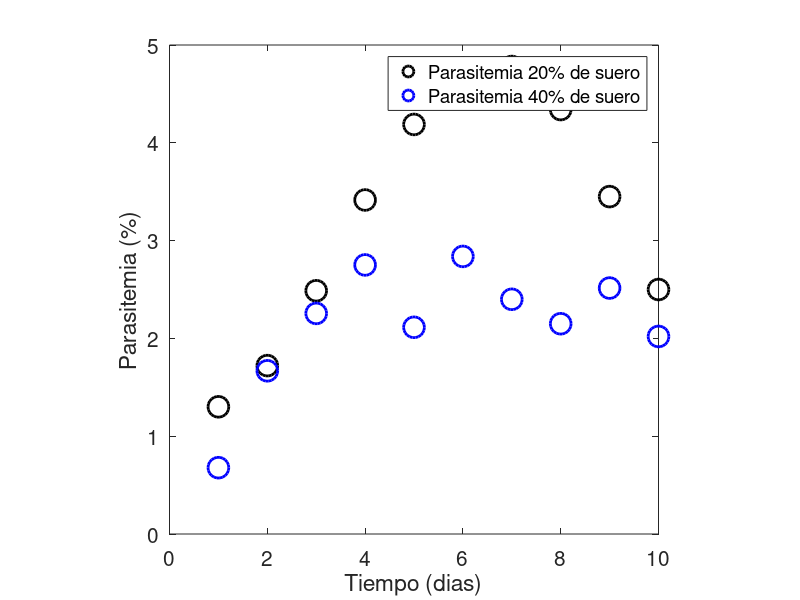

Write MATLAB code to recreate this figure. (Note: this script raises an error after producing the figure.)
clear all
close all
clc

load('Datos_Exp_MeanIni')


%% Grafico de datos experimentales
figure;

subplot(1,1,1)

plot(Datos_Exp_MeanIni(:,1), Datos_Exp_MeanIni(:,3), 'ok', 'MarkerSize', 15, 'LineWidth', 2);
hold on
ylabel('Parasitemia (%)')
xlabel('Tiempo (dias)')
plot(Datos_Exp_MeanIni(:,1), Datos_Exp_MeanIni(:,4), 'ob', 'MarkerSize', 15, 'LineWidth', 2);
axis square
set(gca, 'FontSize', 15)

legend('Parasitemia 20% de suero', 'Parasitemia 40% de suero');
sgtitle('Promedio de parasitemias experimentales en 10 dias de cultivo in vitro')
set(gca, 'FontSize', 15)


%% Parametros constantes

E_s = 8.0*10^5;

%%
tic

titlestr={'Parasitemia 20% de suero', 'Parasitemia 40% de suero'};

uu=1;
%for jj=[2, 3]

jj=3;

    %% Datos a utilizar

    P_exp=Datos_Exp_MeanIni(:,jj);

    indexes=find(~isnan(P_exp));
    P_exp=P_exp(indexes)';
    t_exp=Datos_Exp_MeanIni(indexes,1)';

    tiempo=[t_exp(1) t_exp(end)]; % time of integration

 %% plot 

 if jj==3

     Colores='k';

 elseif jj==4

     Colores='b';
 end

    figure;

    subplot(1,1,1)
    plot(Datos_Exp_MeanIni(:,1), Datos_Exp_MeanIni(:,jj), ['o' Colores'], 'MarkerSize', 15, 'LineWidth', 2);
    hold on
    ylabel('Parasitemia (%)')
    xlabel('time (dias)')

   

    % initial guess

    beta = (3.19*(10^-8))*1100;
    muB = 19.5;
    muE = 0.01;
    muI = 2;
    rho = 2;
    B_s = 2*(10^2)/1100;

    % Condiciones iniciales
    P_ini = P_exp(1)/100;
    I_ini = (P_ini*E_s)/(1-P_ini);
    Y0 = [B_s; E_s; I_ini];

    % run the initial guess
    [t_init,y_init] = ode45(@(t,y)S_M_model_B_bigemina(t, y, beta, muB, muE, muI, rho),tiempo,Y0);

    P_init = 100*y_init(:,3)./(y_init(:,2)+y_init(:,3));

    subplot(1,1,1)
    plot(t_init, P_init, ['--' Colores'], 'LineWidth', 2);
    

    %% Check the cost before the optimization
    %% Now do the optimization
    % intital guess for the parameter

    xinit= [beta muB muE muI rho B_s];
   
    CostFunction_B_bigemina(xinit, t_exp, P_exp)

%%
   % declare the objetctive function
   Objective_Function=@(x)CostFunction_B_bigemina(x, t_exp, P_exp);

    % the lower and the upper bounds for the parameter values to be optimised
    lb = [0 0 0 0 0 0];
    ub = xinit.*100;

%% Global

        gs=GlobalSearch('StartPointsToRun','bounds-ineqs','Display','iter');
        min=@(x)CostFunction_B_bigemina(x, t_exp, P_exp);
        problem=createOptimProblem('fmincon','x0',xinit,'objective',Objective_Function,'lb',lb,'ub',ub);
        xGlobal=run(gs,problem);

        %%
        CostGlobal=CostFunction_B_bigemina(xGlobal,t_exp, P_exp)

        %%

        beta = xGlobal(1);
        muB  = xGlobal(2);
        muE  = xGlobal(3);
        muI  = xGlobal(4);
        rho  = xGlobal(5);
        B_s  = xGlobal(6);

        I_ini = (P_ini*E_s)/(1-P_ini);

        Y0 = [B_s; E_s; I_ini];

        [t_Global,y_Global] = ode45(@(t,y) S_M_model_B_bigemina(t,y,beta,muB,muE,muI,rho),tiempo,Y0);

        P_Global = 100*y_Global(:,3)./(y_Global(:,2)+y_Global(:,3));

        plot(t_Global,P_Global,Colores,'LineWidth',2.5);

    legend('Datos experimentales','Simulacion inicial','Ajuste optimizado','Location','best');


sgtitle(['beta=' num2str(beta) ' , muB=' num2str(muB) ' , muE=' num2str(muE) ' , muI=' num2str(muI) ' , rho=' num2str(rho) ' , B0=' num2str(B_s) ' , Cost Global=' num2str(CostGlobal)])


text([1,1], [7,7], titlestr(uu))
uu=uu+1;

toc

%% Datos a utilizar

P_exp=Datos_Exp_MeanIni(:,jj+1);

indexes=find(~isnan(P_exp));
P_exp=P_exp(indexes)';
t_exp=Datos_Exp_MeanIni(indexes,1)';

tiempo=[t_exp(1) t_exp(end)]; % time of integration

figure;

subplot(1,1,1)
plot(Datos_Exp_MeanIni(:,1), Datos_Exp_MeanIni(:,jj+1), ['o' Colores'], 'MarkerSize', 15, 'LineWidth', 2);
hold on
ylabel('Parasitemia (%)')
xlabel('time (dias)')



% initial guess

beta = (3.19*(10^-8))*1100;
muB = 19.5;
muE = 0.01;
muI = 2;
rho = 2;
B_s = 2*(10^2)/1100;

% Condiciones iniciales
P_ini = P_exp(1)/100;
I_ini = (P_ini*E_s)/(1-P_ini);
Y0 = [B_s; E_s; I_ini];

% run the initial guess
[t_init,y_init] = ode45(@(t,y)S_M_model_B_bigemina(t, y, beta, muB, muE, muI, rho),tiempo,Y0);

P_init = 100*y_init(:,3)./(y_init(:,2)+y_init(:,3));

subplot(1,1,1)
plot(t_init, P_init, ['--' Colores'], 'LineWidth', 2);


%% Check the cost before the optimization
%% Now do the optimization
% intital guess for the parameter

xinit= [beta muB muE muI rho B_s];

CostFunction_B_bigemina(xinit, t_exp, P_exp)

%%
% declare the objetctive function
Objective_Function=@(x)CostFunction_B_bigemina(x, t_exp, P_exp);

% the lower and the upper bounds for the parameter values to be optimised
lb = [0 0 0 0 0 0];
ub = xinit.*100;

%% Global

gs=GlobalSearch('StartPointsToRun','bounds-ineqs','Display','iter');
min=@(x)CostFunction_B_bigemina(x, t_exp, P_exp);
problem=createOptimProblem('fmincon','x0',xinit,'objective',Objective_Function,'lb',lb,'ub',ub);
xGlobal=run(gs,problem);

%%
CostGlobal=CostFunction_B_bigemina(xGlobal,t_exp, P_exp)

%%

beta = xGlobal(1);
muB  = xGlobal(2);
muE  = xGlobal(3);
muI  = xGlobal(4);
rho  = xGlobal(5);
B_s  = xGlobal(6);

I_ini = (P_ini*E_s)/(1-P_ini);

Y0 = [B_s; E_s; I_ini];

[t_Global,y_Global] = ode45(@(t,y) S_M_model_B_bigemina(t,y,beta,muB,muE,muI,rho),tiempo,Y0);

P_Global = 100*y_Global(:,3)./(y_Global(:,2)+y_Global(:,3));

plot(t_Global,P_Global,Colores,'LineWidth',2.5);

legend('Datos experimentales','Simulacion inicial','Ajuste optimizado','Location','best');


sgtitle(['beta= ' num2str(beta) ' , muB= ' num2str(muB) ' , muE=' num2str(muE) ' , muI= ' num2str(muI) ' , rho= ' num2str(rho) ' , B0= ' num2str(B_s) ' , Cost Global= ' num2str(CostGlobal)])


text([1,1], [7,7], titlestr(uu))
uu=uu+1;

toc
